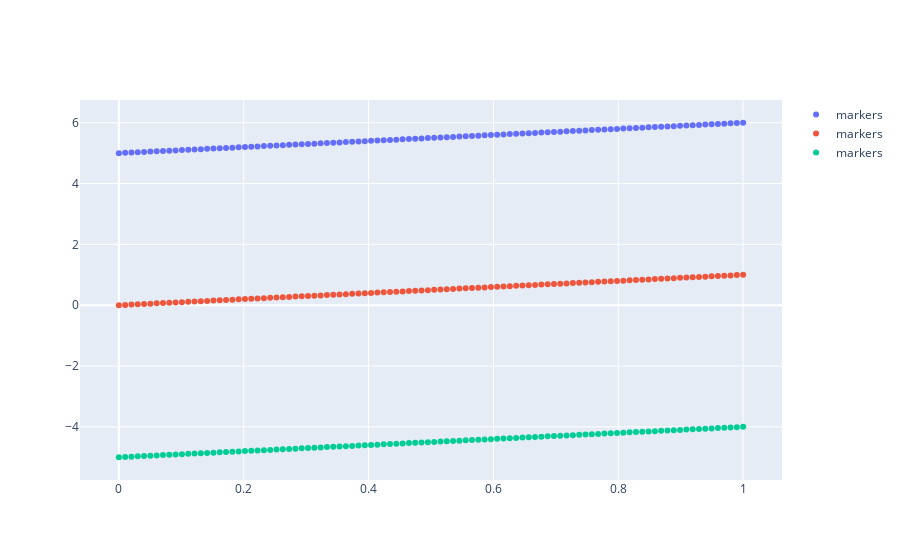

Notebook code cell kept with this figure:
### Code cell
fig = go.Figure()
fig.add_traces(go.Scatter(x=randon_x, y=randon_y0, mode="markers", name="markers"))
fig.add_traces(go.Scatter(x=randon_x, y=randon_y1, mode="markers", name="markers"))
fig.add_traces(go.Scatter(x=randon_x, y=randon_y2, mode="markers", name="markers"))
